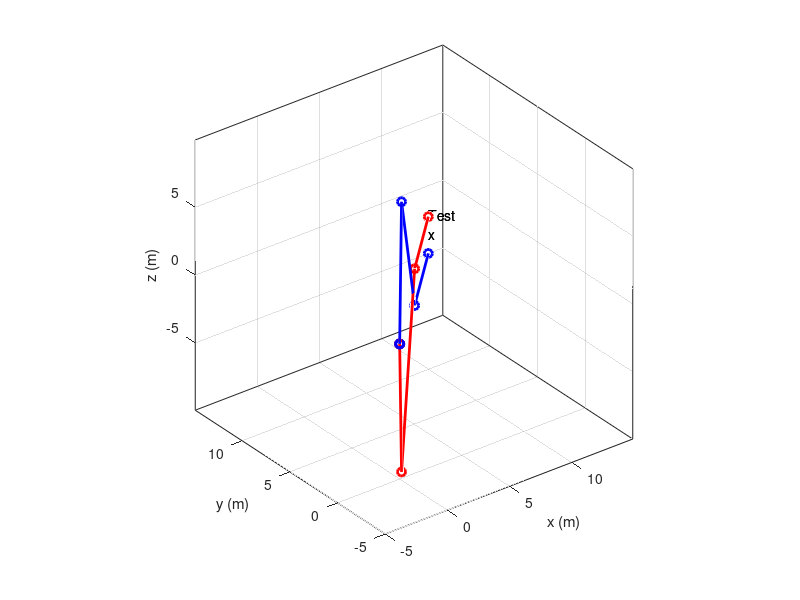
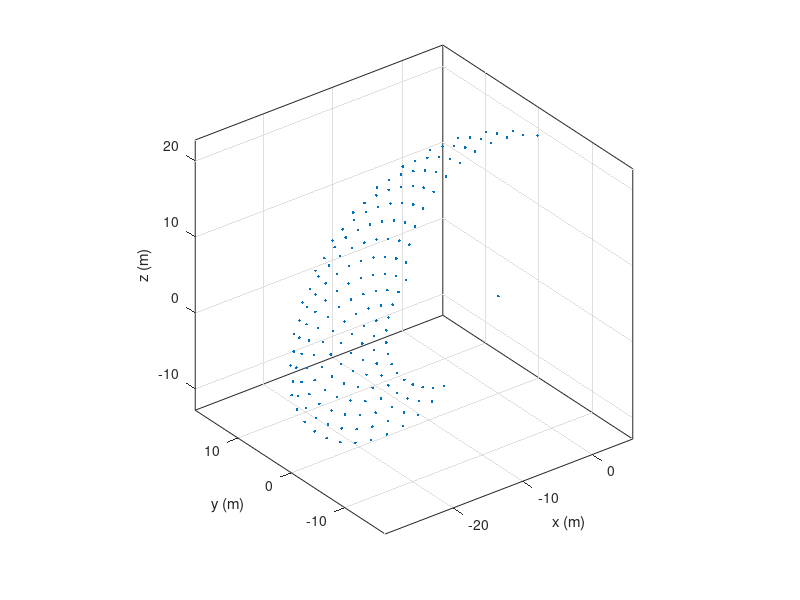

Write MATLAB code to recreate these figures, in order.
%%%%%%%%%%%%% Raphael Nagel %%%%%%%%%%%
%%%%%%%%%%% Co-Design       %%%%%%%%%
%%%%%%%%%%%%%% December 2012 %%%%%%%%%%%%%
% Forward ands inverse kinematics

clear all
close all
clc

deg2rad = pi/180;
rad2deg = 180/pi;

%% Links Length
l1 = 8.5+9;
l2 = 10 ;
l3 = 13 ;
d5 = 6.7;


%% Desired Position input
x_in = 10;
y_in = 10;
z_in = 0;

%%

p0e = [x_in y_in z_in]';

%%print
disp('Desired position =')
disp(p0e)
if norm(p0e) > l2+l3+d5   %origin is l1 above the table...
    error('desired position is out of the workspace')
end

%% %%%%%%%%%%%% Inverse Kinematics of the Lynx Motion Arm 6 DOF manipulator %%%%%%%%%%%%%%%%%
%% Inverse Kinematic Postition
%theta 1(rotation around base)
q1  = atan2(p0e(2),p0e(1));

p0c = p0e - d5.*[cos(q1) sin(q1) 0]';


xc = p0c(1,1);
yc = p0c(2,1);
zc = p0c(3,1);

disp('Wrist Position =')
disp(p0c)

%%




%% Geometric solution of q1, q2 and q3

%set 1

q31 = atan2(+sqrt(1-((xc^2+yc^2+zc^2-l2^2-l3^2)/(2*l2*l3))^2),((xc^2+yc^2+zc^2-l2^2-l3^2)/(2*l2*l3)));
q21 = -atan2(((l3*sin(q31))/sqrt(xc^2+yc^2+zc^2)),+sqrt(1-((l3*sin(q31))/sqrt(xc^2+yc^2+zc^2))^2))+atan2(zc,sqrt(xc^2+yc^2));
q41 = pi/2 -(q21+q31);



%set 2
q32 = atan2(-sqrt(1-((xc^2+yc^2+zc^2-l2^2-l3^2)/(2*l2*l3))^2),((xc^2+yc^2+zc^2-l2^2-l3^2)/(2*l2*l3)));
q22 = -atan2(((l3*sin(q32))/sqrt(xc^2+yc^2+zc^2)),+sqrt(1-((l3*sin(q32))/sqrt(xc^2+yc^2+zc^2))^2))+atan2(zc,sqrt(xc^2+yc^2));

q42 = pi/2 -(q22+q32);

smax = 100000;
smin = 50000;
qmax = 180;
qmin = 0;


disp('Solution 1:');
disp([q1 q21 q31 q41]*180/pi);
disp( ([q1 q21 q31]*180/pi)*((smax-smin)/(qmax-qmin)+smin));


disp('Solution 2:');
disp([q1 q22 q32 q42]*180/pi);


%% Draw the arm - this is the forward kinematics.
draw_q1 = [q1   q1]';
draw_q2 = [q21   q22]';
draw_q3 = [q31   q32]';
draw_q4 = [q41   q42]';
draw_q5 = [0 0]';


%% Trigonometric abbreviations
c1 = cos(draw_q1);
c12 = cos(draw_q1+draw_q2);
c2 = cos(draw_q2);
c23 = cos(draw_q2+draw_q3);
c234 = cos(draw_q2+draw_q3+draw_q4);
c3 = cos(draw_q3);
c4 = cos(draw_q4);
c5 = cos(draw_q5);

s1= sin(draw_q1);
s2 = sin(draw_q2);
s23 = sin(draw_q2+draw_q3);
s234 = sin(draw_q2+draw_q3+draw_q4);
s3 = sin(draw_q3);
s32 = s23;
s4 = sin(draw_q4);
s5 = sin(draw_q5);
%% Tip position based on handcalculated T05 matrix
xt = c1.*s234.*d5+c1.*c23.*l3+c1.*c2.*l2;
yt = s1.*s234.*d5+s1.*c23.*l3+s1.*c2.*l2;
zt = -c234.*d5+s2.*l2+s23.*l3;
pt = [ xt yt zt ] ;




%% Tip orientation based on handcalculated T05 matrix
r11 = c1.*c234.*c5+s1.*s5; %corresponds to row 1, column 1 of the rotation matrix
r12 = -c1.*c234.*s5+s1.*c5;
r13 = c1.*s234;
r21 = s1.*c234.*c5-c1.*s5;
r22 = -s1.*c234.*s5-c1.*c5;
r23 = s1.*s234;
r31 = s234.*c5;
r32 = -s234.*s5;
r33 = -c234;

rot1 = [r11(1) r12(1) r13(1);
    r21(1) r22(1) r23(1);
    r31(1) r32(1) r33(1)];% we single out the first set of angles
%inputted at the top so that we can produce a complete numerical transformation function



%% plots up to 4 arm positions in 3d
figure (2)

x1 = zeros(4,1);
y1 = zeros(4,1);
z1 = zeros(4,1);

x2 = zeros(4,1);
y2 = zeros(4,1);
z2 = zeros(4,1);

x3 = c1.*c2.*l2;
y3 = s1.*c2.*l2;
z3 = s2.*l2;

x4 = c1.*c23.*l3+c1.*c2.*l2;
y4 = s1.*c23.*l3+s1.*c2.*l2;
z4 = s23.*l3+s2.*l2;




for i = 1:2
    xx = [ x1(i); x2(i); x3(i); x4(i); pt(i,1) ] ;
    yy = [ y1(i); y2(i); y3(i); y4(i); pt(i,2) ] ;
    zz = [ z1(i); z2(i); z3(i); z4(i); pt(i,3) ] ;
    if i==1
        plot3(xx,yy,zz,'ko-','Linewidth',2,'color', 'red')
    else
        plot3(xx,yy,zz,'ko-','Linewidth',2,'color', 'blue')
        
    end
    axis equal
    hold on
    box on
    grid on
    %   calculates the transformation matrix
    %     rot = [r11(i) r12(i) r13(i);
    %         r21(i) r22(i) r23(i);
    %         r31(i) r32(i) r33(i)];
    %     pos = [ xt(i) yt(i) zt(i) ]' ;
    %
    %
    %     disp([rot pos;0 0 0 1]);
    
    
    xlabel('x (m)') ; ylabel('y (m)') ; zlabel('z (m)') ;
    text(pt(1,1),pt(1,2),'x') ; text(pt(1,1) + 0.1,pt(1,2) + 0.1,pt(1,3) + 0.1,'Test') ;
    pause(0.1)
    
    
end



%%%%%%%%%%%%%%%%%%%%%%%%%%%%%%%%%%%%%%%%%%%%%%%%%%%%%%%%%%%%%%%%%%%%%%%
%% Workspace plots the workspace in 3d, takeing into account the joint
%%restrictions

cw1 = 0;
cw2 = 0;
cw3 = 0;
cw4 = 0;
sw1 = 0;
sw2 = 0;
sw3 = 0;
sw4 = 0;
sw12 = 0;
sw23 = 0;
cw23 = 0;
cw12 = 0;
sw234 = 0;
cw234 = 0;
%
figure (3)

xwork = zeros(70000,1) ; % reserving space for the variables, because
ywork = zeros(70000,1) ; % otherwise they would be created later within a loop.
zwork = zeros(70000,1);
p=0;
for i = -181               % for q1
    qw1 = i*pi/180;
    cw1 = cos(qw1);
    sw1 = sin(qw1);
    
    for j = 1:10:135                       % for q2
        qw2 = j*pi/180;
        cw2 = cos(qw2);
        sw2 = sin(qw2);
        
        for k = -135:10:-10        % for q3
            qw3 = k*pi/180;
            cw3 = cos(qw3);
            sw3 = sin(qw3);
            
            
            qw4 = (pi/2-(qw2+qw3)); %q4
            cw4 = cos(qw4);
            sw4 = sin(qw4);
            
            p=p+1;
            
            cw12   = cos(qw1 + qw2);
            sw12   = sin(qw1 + qw2);
            cw23   = cos(qw2 + qw3);
            sw23   = sin(qw2 + qw3);
            cw234  = cos(qw2 + qw3 + (pi/2-(qw2+qw3)));
            sw234  = sin(qw2 + qw3 + (pi/2-(qw2+qw3)) );
            
            
            xwork(p) = cw1*sw234*d5+cw1*cw23*l3+cw1*cw2*l2;
            ywork(p) = sw1*sw234*d5+sw1*cw23*l3+sw1*cw2*l2;
            zwork(p) = -cw234*d5+sw2*l2+sw23*l3;
            if zwork(p) <= -l1
                zwork(p) = -l1;
            end
            
        end
        
    end
end



plot3(xwork,ywork,zwork,'.')
hold on
box on
grid on

xlabel('x (m)') ; ylabel('y (m)') ; zlabel('z (m)') ;
axis equal
